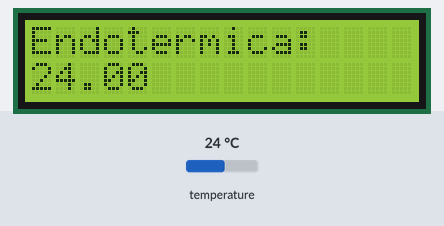
This sketch was run on a simulated Arduino Uno, built with avr-gcc and run on an emulated ATmega328P. Parts: 16×2 character LCD. Inputs (shaded band) come from the test bench; at power-on: temperature 24 °C. What the sketch prints to the serial monitor is not drawn.

Above: at 1.2 s.
1.3 s: temperature set to 24.5 °C
At 2.3 s:
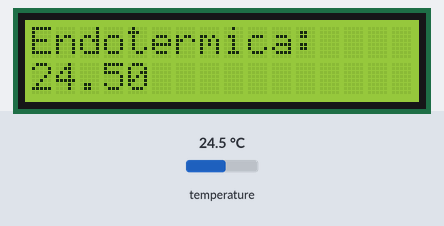
3.2 s: temperature set to 25.5 °C
At 4.7 s:
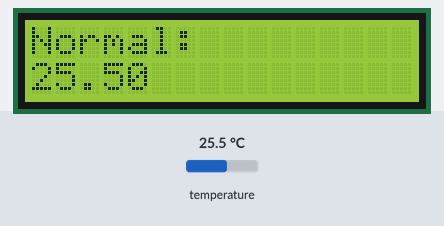
5.0 s: temperature set to 28.4 °C
At 5.8 s:
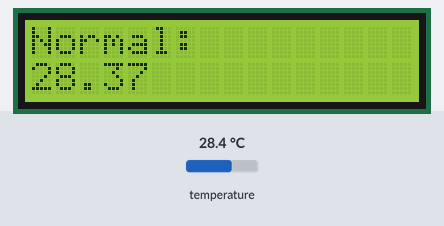
6.7 s: temperature set to 29.8 °C
At 8.2 s:
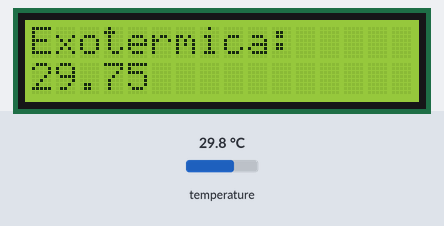
8.5 s: temperature set to 24 °C
At 9.5 s:
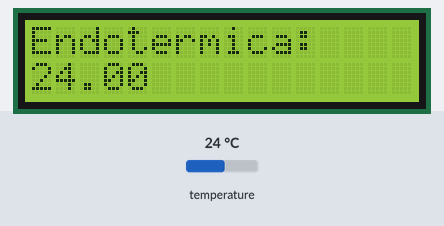
Timing chart, 0 to 11.2 s (numbered marks = the images above; inputs shaded):
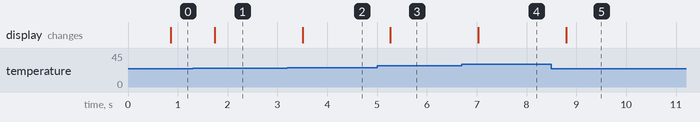

Measured:
- the behaviour switches between 24.9 and 25 °C on temperature (found by bisection; images 1 and 2)
- the behaviour switches between 29 and 29.1 °C on temperature (found by bisection; images 3 and 4)
- after the input at 1.3 s, the display: changes after 0.44 s (image 1)
- after the input at 3.2 s, the display: changes after 0.31 s (image 2)
- after the input at 5.0 s, the display: changes after 0.27 s (image 3)
- after the input at 6.7 s, the display: changes after 0.33 s (image 4)
- after the input at 8.5 s, the display: changes after 0.29 s (image 5)

The sketch:

sensor_de_temperatura.ino
```cpp
#include <OneWire.h>
#include <DallasTemperature.h>
#include <LiquidCrystal_I2C.h>

LiquidCrystal_I2C lcd(0x27, 16, 2);

#define ONE_WIRE_BUS 2

OneWire oneWire(ONE_WIRE_BUS);
DallasTemperature sensor(&oneWire);

void setup() {
  lcd.init();
  lcd.setBacklight(HIGH);
  Serial.begin(9600);
  Serial.println("Sensor de temperatura Dallas DS18b20");
  sensor.begin();
}

void loop() {
  sensor.requestTemperatures();
  float leitura = sensor.getTempCByIndex(0);
  Serial.println(leitura);

  if (leitura < 25) {
    lcd.setCursor(0, 0);
    lcd.print("Endotermica:");
    lcd.setCursor(0, 1);
    lcd.print(leitura);
  } else if (leitura > 29) {
    lcd.setCursor(0, 0);
    lcd.print("Exotermica:");
    lcd.setCursor(0, 1);
    lcd.print(leitura);
  } else {
    lcd.clear();
    lcd.setCursor(0, 0);
    lcd.print("Normal:");
    lcd.setCursor(0, 1);
    lcd.print(leitura);
  }

  delay(100);
}
```
